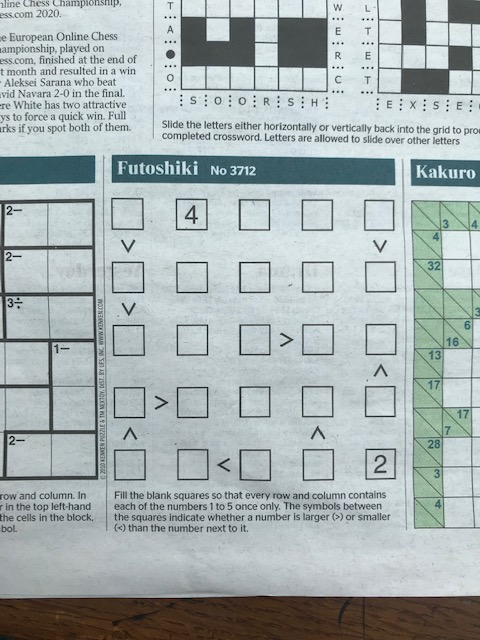
#> input picture img/0.jpg, 480 x 640 px; its folder holds 5 pictures in this run
$ python puzzle-from-image.py
#> lines starting #> are read from the running program, lines starting #| are printed output that depends on the picture
import numpy as np
import matplotlib.pyplot as plt
import cv2

imgs = []
for i in range(11):
    img = cv2.imread("img/{}.jpg".format(i), 0)
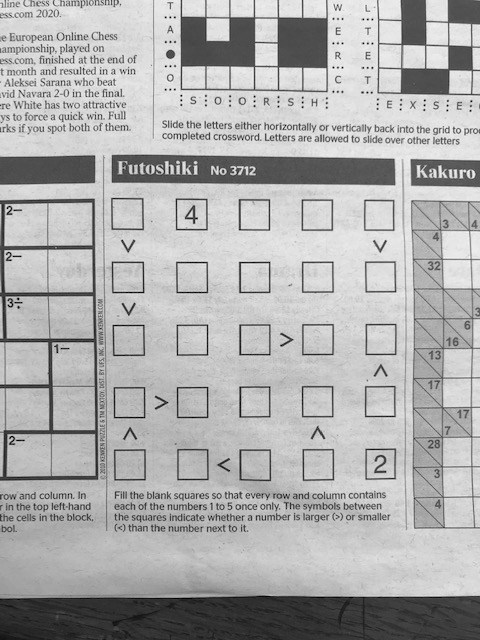
#> img: shape (640, 480); min 0, max 248, mean 174.4
    imgs.append(img)
#> pass 2 of the loop `for i in range(11):`:
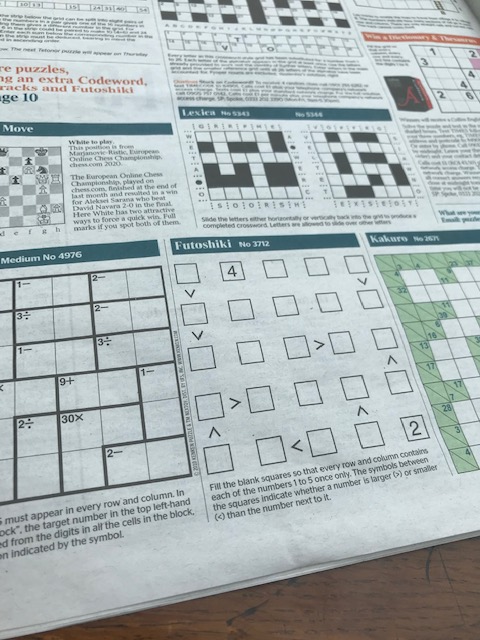
#> input picture img/1.jpg, 480 x 640 px
#> `img = cv2.imread("img/{}.jpg".format(i), 0)`:
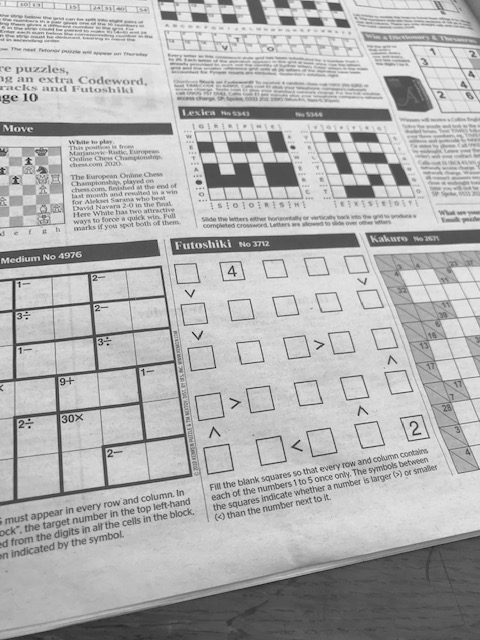
#> img: shape (640, 480); min 0, max 245, mean 178.5
#> pass 3 of the loop `for i in range(11):`:
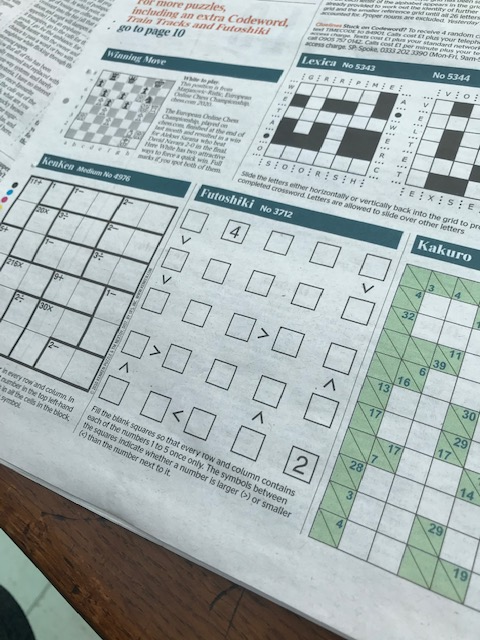
#> input picture img/2.jpg, 480 x 640 px
#> `img = cv2.imread("img/{}.jpg".format(i), 0)`:
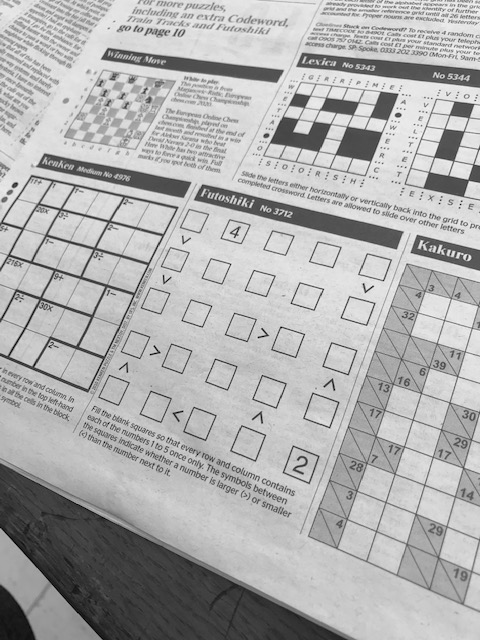
#> img: shape (640, 480); min 0, max 249, mean 174.6
#> the loop made 11 passes; the first 3 are shown

# Harris corner detection
# plt.imshow(cv2.cornerHarris(img5, blockSize=5, ksize=3, k=0), "gray")
# Image pyramids
# lower_reso = cv2.pyrDown(img)


def canny_edges(img, thresh=200, ratio=2.5):
    return cv2.Canny(img, thresh, ratio * thresh)


def houghlines_and_plot(img):
    plt.figure()
    plt.subplot(121)
    edges = canny_edges(img)
    plt.imshow(edges, "gray")
    plt.subplot(122)
    rho_thresh = 3
    theta_thresh = np.pi / 180
    houghthresh = 300
    lines = cv2.HoughLines(edges, rho_thresh, theta_thresh, houghthresh)
    imgcopy = img.copy()
    for row in lines:
        # print(row)
        [rho, theta] = row[0]
        # print(rho, theta)
        a = np.cos(theta)
        b = np.sin(theta)
        x0 = a * rho
        y0 = b * rho
        x1 = int(x0 + 1000 * (-b))
        y1 = int(y0 + 1000 * (a))
        x2 = int(x0 - 1000 * (-b))
        y2 = int(y0 - 1000 * (a))
        cv2.line(imgcopy, (x1, y1), (x2, y2), (0, 0, 255), 2)
    plt.imshow(imgcopy, "gray")


def contour_and_plot(img):
    plt.figure()
    plt.subplot(121)
    plt.imshow(img, "gray")
    plt.subplot(122)
    edges = canny_edges(img)
    # ret, thresh = cv2.threshold(img, 127, 255, 0)
    contours, hierarchy = cv2.findContours(
        edges, cv2.RETR_TREE, cv2.CHAIN_APPROX_SIMPLE
    )
    drawncont = cv2.drawContours(img, contours, -1, (0, 128, 0), 1)
    plt.imshow(drawncont, "gray")


# https://docs.opencv2.org/master/d7/dff/tutorial_feature_homography.html

puzzle3712 = cv2.imread("img/3712crop.jpg".format(i), 0)
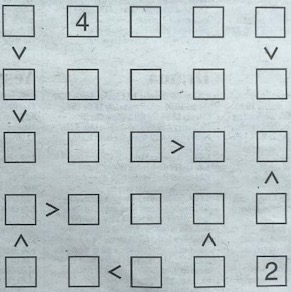
#> input picture img/3712crop.jpg, 291 x 292 px
#> puzzle3712: shape (292, 291); min 0, max 243, mean 194.5
scene_imgs = imgs[0:3]


# -- Step 1: Detect the keypoints using SIFT Detector, compute the descriptors
# detector = cv2.xfeatures2d_SURF.create(hessianThreshold=400)
#> (the run stopped early here; a loop or call above may not have finished)
